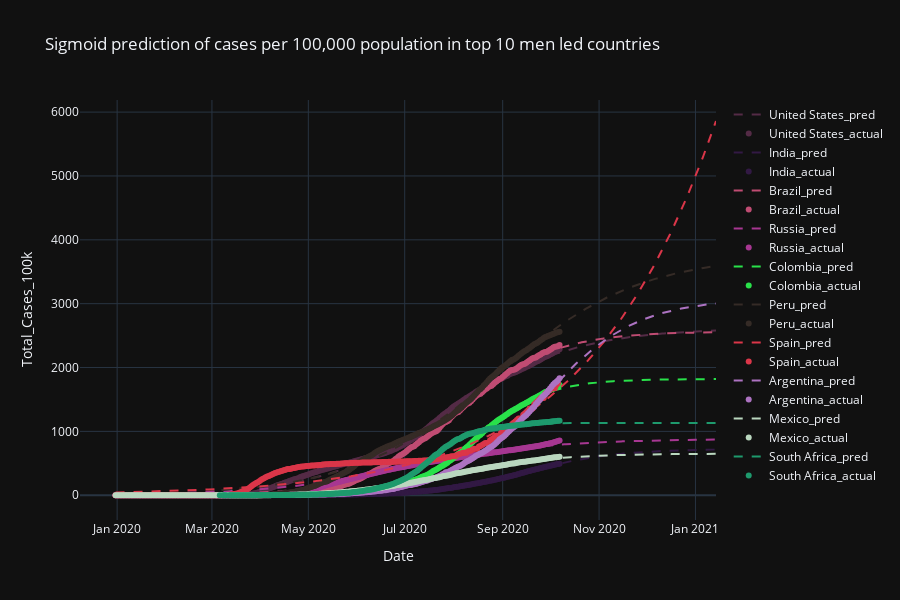

Notebook code for this chart:
### Code cell
plot_sigmoid_fitting(target_country_df_list, pred_df_list, 'Sigmoid prediction of cases per 100,000 population in top 10 men led countries', top_men_countries, 'Total_Cases_100k')

### Figure 1 — Plotly figure (JSON) as saved in the notebook; plotly's stock layout.template omitted (floating-point values rounded to 4 significant figures; data arrays with more than 128 entries replaced by an {"elided": "..."} marker saying what was removed)
{"data": [{"line": {"color": "rgb(84,43,70)", "dash": "dash"}, "name": "United States_pred", "type": "scatter", "x": {"elided": "381 str values"}, "y": {"elided": "381 float values"}}, {"line": {"color": "rgb(84,43,70)"}, "mode": "markers", "name": "United States_actual", "type": "scatter", "x": {"elided": "282 str values"}, "y": {"elided": "282 int values"}}, {"line": {"color": "rgb(50,25,68)", "dash": "dash"}, "name": "India_pred", "type": "scatter", "x": {"elided": "381 str values"}, "y": {"elided": "381 float values"}}, {"line": {"color": "rgb(50,25,68)"}, "mode": "markers", "name": "India_actual", "type": "scatter", "x": {"elided": "282 str values"}, "y": {"elided": "282 int values"}}, {"line": {"color": "rgb(192,76,115)", "dash": "dash"}, "name": "Brazil_pred", "type": "scatter", "x": {"elided": "381 str values"}, "y": {"elided": "381 float values"}}, {"line": {"color": "rgb(192,76,115)"}, "mode": "markers", "name": "Brazil_actual", "type": "scatter", "x": {"elided": "282 str values"}, "y": {"elided": "282 int values"}}, {"line": {"color": "rgb(167,55,146)", "dash": "dash"}, "name": "Russia_pred", "type": "scatter", "x": {"elided": "381 str values"}, "y": {"elided": "381 float values"}}, {"line": {"color": "rgb(167,55,146)"}, "mode": "markers", "name": "Russia_actual", "type": "scatter", "x": {"elided": "282 str values"}, "y": {"elided": "282 int values"}}, {"line": {"color": "rgb(41,225,74)", "dash": "dash"}, "name": "Colombia_pred", "type": "scatter", "x": {"elided": "314 str values"}, "y": {"elided": "314 float values"}}, {"line": {"color": "rgb(41,225,74)"}, "mode": "markers", "name": "Colombia_actual", "type": "scatter", "x": {"elided": "212 str values"}, "y": {"elided": "212 int values"}}, {"line": {"color": "rgb(53,43,38)", "dash": "dash"}, "name": "Peru_pred", "type": "scatter", "x": {"elided": "314 str values"}, "y": {"elided": "314 float values"}}, {"line": {"color": "rgb(53,43,38)"}, "mode": "markers", "name": "Peru_actual", "type": "scatter", "x": {"elided": "214 str values"}, "y": {"elided": "214 int values"}}, {"line": {"color": "rgb(219,54,73)", "dash": "dash"}, "name": "Spain_pred", "type": "scatter", "x": {"elided": "381 str values"}, "y": {"elided": "381 float values"}}, {"line": {"color": "rgb(219,54,73)"}, "mode": "markers", "name": "Spain_actual", "type": "scatter", "x": {"elided": "281 str values"}, "y": {"elided": "281 int values"}}, {"line": {"color": "rgb(173,115,194)", "dash": "dash"}, "name": "Argentina_pred", "type": "scatter", "x": {"elided": "317 str values"}, "y": {"elided": "317 float values"}}, {"line": {"color": "rgb(173,115,194)"}, "mode": "markers", "name": "Argentina_actual", "type": "scatter", "x": {"elided": "217 str values"}, "y": {"elided": "217 int values"}}, {"line": {"color": "rgb(186,215,191)", "dash": "dash"}, "name": "Mexico_pred", "type": "scatter", "x": {"elided": "381 str values"}, "y": {"elided": "381 float values"}}, {"line": {"color": "rgb(186,215,191)"}, "mode": "markers", "name": "Mexico_actual", "type": "scatter", "x": {"elided": "282 str values"}, "y": {"elided": "282 int values"}}, {"line": {"color": "rgb(30,154,109)", "dash": "dash"}, "name": "South Africa_pred", "type": "scatter", "x": {"elided": "315 str values"}, "y": {"elided": "315 float values"}}, {"line": {"color": "rgb(30,154,109)"}, "mode": "markers", "name": "South Africa_actual", "type": "scatter", "x": {"elided": "214 str values"}, "y": {"elided": "214 int values"}}], "layout": {"height": 600, "title": {"text": "Sigmoid prediction of cases per 100,000 population in top 10 men led countries"}, "width": 900, "xaxis": {"title": {"text": "Date"}}, "yaxis": {"title": {"text": "Total_Cases_100k"}}}}
